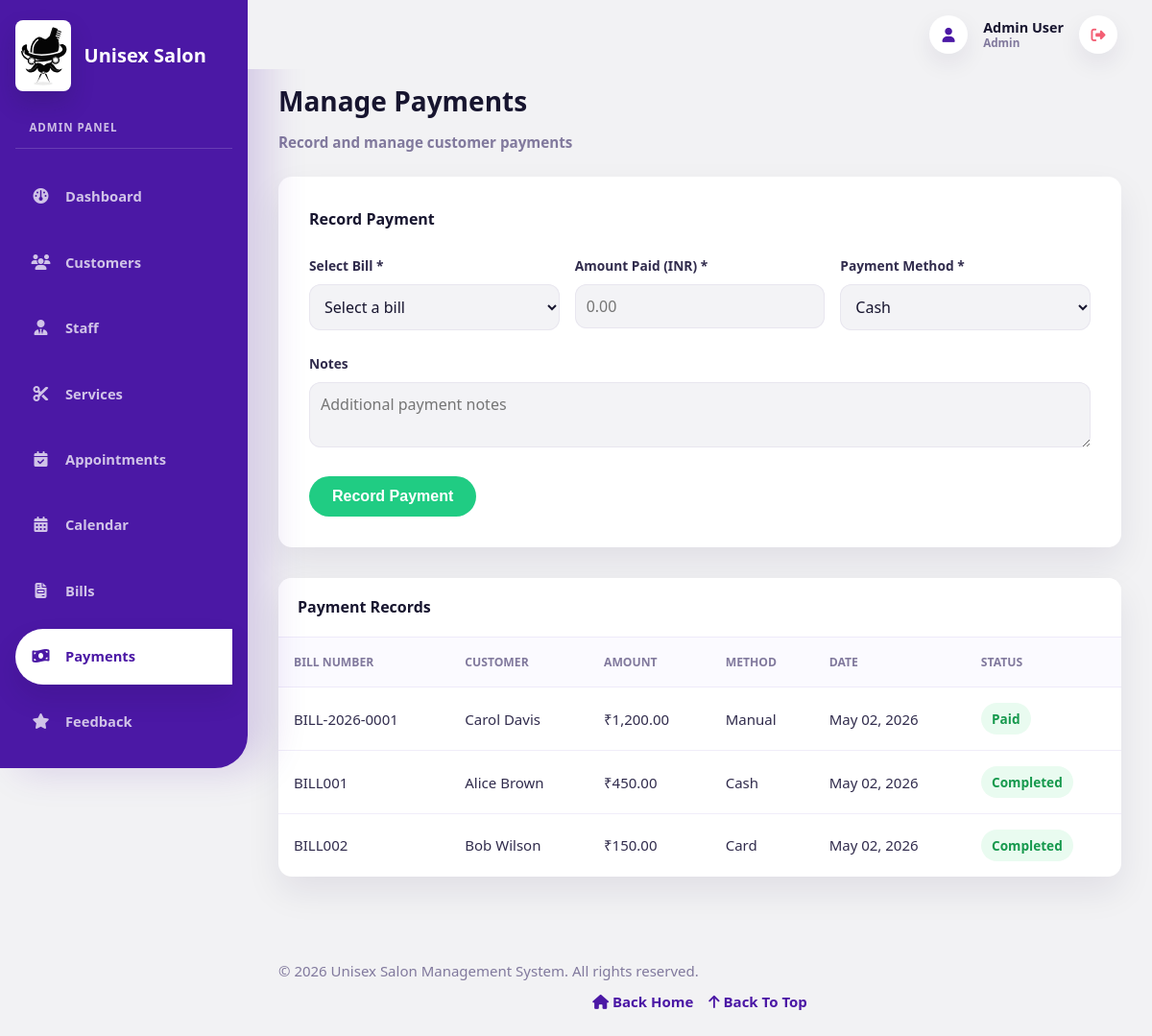
/admin/payments.php (signed in), run on the app's committed database.
### tables this page shows
CREATE TABLE `payments` (
  `id` int NOT NULL AUTO_INCREMENT,
  `bill_id` int NOT NULL,
  `customer_id` int NOT NULL,
  `amount` decimal(10,2) NOT NULL,
  `payment_method` enum('cash','card','check','online_transfer','razorpay','manual','pending') DEFAULT 'pending',
  `payment_date` date NOT NULL,
  `status` enum('pending','completed','failed','paid') DEFAULT 'pending',
  `transaction_id` varchar(100) DEFAULT NULL,
  `notes` text,
  `created_at` timestamp NULL DEFAULT CURRENT_TIMESTAMP,
  PRIMARY KEY (`id`),
  KEY `bill_id` (`bill_id`),
  KEY `idx_customer` (`customer_id`),
  KEY `idx_status` (`status`),
  CONSTRAINT `payments_ibfk_1` FOREIGN KEY (`bill_id`) REFERENCES `bills` (`id`) ON DELETE CASCADE,
  CONSTRAINT `payments_ibfk_2` FOREIGN KEY (`customer_id`) REFERENCES `customers` (`id`) ON DELETE CASCADE
);

CREATE TABLE `bills` (
  `id` int NOT NULL AUTO_INCREMENT,
  `appointment_id` int DEFAULT NULL,
  `customer_id` int NOT NULL,
  `bill_number` varchar(20) DEFAULT NULL,
  `bill_date` date NOT NULL,
  `total_amount` decimal(10,2) NOT NULL,
  `discount` decimal(10,2) DEFAULT '0.00',
  `final_amount` decimal(10,2) NOT NULL,
  `status` enum('draft','final','pending','paid','cancelled') DEFAULT 'pending',
  `notes` text,
  `created_at` timestamp NULL DEFAULT CURRENT_TIMESTAMP,
  `updated_at` timestamp NULL DEFAULT CURRENT_TIMESTAMP ON UPDATE CURRENT_TIMESTAMP,
  PRIMARY KEY (`id`),
  UNIQUE KEY `bill_number` (`bill_number`),
  KEY `appointment_id` (`appointment_id`),
  KEY `idx_customer` (`customer_id`),
  KEY `idx_date` (`bill_date`),
  CONSTRAINT `bills_ibfk_1` FOREIGN KEY (`appointment_id`) REFERENCES `appointments` (`id`) ON DELETE SET NULL,
  CONSTRAINT `bills_ibfk_2` FOREIGN KEY (`customer_id`) REFERENCES `customers` (`id`) ON DELETE CASCADE
);

CREATE TABLE `customers` (
  `id` int NOT NULL AUTO_INCREMENT,
  `name` varchar(100) NOT NULL,
  `email` varchar(100) NOT NULL,
  `password` varchar(255) NOT NULL,
  `phone` varchar(15) DEFAULT NULL,
  `gender` enum('Male','Female','Other') DEFAULT NULL,
  `date_of_birth` date DEFAULT NULL,
  `address` text,
  `last_login` timestamp NULL DEFAULT NULL,
  `city` varchar(50) DEFAULT NULL,
  `profile_image` varchar(255) DEFAULT NULL,
  `status` enum('active','inactive') DEFAULT 'active',
  `created_at` timestamp NULL DEFAULT CURRENT_TIMESTAMP,
  `updated_at` timestamp NULL DEFAULT CURRENT_TIMESTAMP ON UPDATE CURRENT_TIMESTAMP,
  PRIMARY KEY (`id`),
  UNIQUE KEY `email` (`email`),
  UNIQUE KEY `phone` (`phone`)
);

### config/db.php (called while the page is built, shortened)
<?php
$conn = new mysqli(DB_HOST, DB_USER, DB_PASSWORD, DB_NAME);
$conn->set_charset("utf8");
function fetchAll($query) {
    global $conn;
    $result = $conn->query($query);
    return $result->fetch_all(MYSQLI_ASSOC);
}
function formatCurrency($amount) {
    return '₹' . number_format((float)$amount, 2);
}
function formatDate($date) {
    return date('M d, Y', strtotime($date));
}
?>

### admin/payments.php (the view, shortened to what this page needs)
<?php
require_once '../config/db.php';
$payments = fetchAll("
    SELECT p.*, b.bill_number, c.name as customer_name
    FROM payments p
    JOIN bills b ON p.bill_id = b.id
    JOIN customers c ON p.customer_id = c.id
    ORDER BY p.created_at DESC
");
$pending_bills = fetchAll("
    SELECT b.* , c.name as customer_name
    FROM bills b
    JOIN customers c ON b.customer_id = c.id
    WHERE b.id NOT IN (SELECT DISTINCT bill_id FROM payments WHERE status = 'completed')
    ORDER BY b.bill_date DESC
");
?>
<!DOCTYPE html>
<html lang="en">
<head>
    <link rel="stylesheet" href="<?php echo BASE_URL; ?>assets/css/style.css">
</head>
<body>
    <?php include '../includes/header.php'; ?>
    <?php include '../includes/sidebar.php'; ?>
    <div class="main-content">
        <div class="page-header">
            <h1>Manage Payments</h1>
            <p>Record and manage customer payments</p>
        </div>
        <?php if (!empty($pending_bills)): ?>
            <div class="form-container">
                <h3 style="margin-bottom: 1.5rem; color: #8B5FBF;">Record Payment</h3>
                <form method="POST">
                    <div style="display: grid; grid-template-columns: repeat(auto-fit, minmax(250px, 1fr)); gap: 1rem;">
                        <div class="form-group">
                            <label for="bill_id">Select Bill *</label>
                            <select id="bill_id" name="bill_id" required onchange="updateAmount()">
                                <option value="">Select a bill</option>
                            </select>
                        </div>
                        <div class="form-group">
                            <label for="amount">Amount Paid (INR) *</label>
                            <input type="number" id="amount" name="amount" step="0.01" min="0" required placeholder="0.00">
                        </div>
                        <div class="form-group">
                            <label for="payment_method">Payment Method *</label>
                            <select id="payment_method" name="payment_method" required>
                                <option value="cash">Cash</option>
                            </select>
                        </div>
                    </div>
                    <div class="form-group">
                        <label for="notes">Notes</label>
                        <textarea id="notes" name="notes" placeholder="Additional payment notes"></textarea>
                    </div>
                    <button type="submit" class="btn btn-success">Record Payment</button>
                </form>
            </div>
        <?php endif; ?>
        <div class="table-container" style="margin-top: 2rem;">
            <div class="table-header">
                <h2>Payment Records</h2>
            </div>
            <table>
                <thead>
                    <tr>
                        <th>Bill Number</th>
                        <th>Customer</th>
                        <th>Amount</th>
                        <th>Method</th>
                        <th>Date</th>
                        <th>Status</th>
                    </tr>
                </thead>
                <tbody>
                    <?php if ($payments): ?>
                        <?php foreach ($payments as $payment): ?>
                            <tr>
                                <td><?php echo htmlspecialchars($payment['bill_number']); ?></td>
                                <td><?php echo htmlspecialchars($payment['customer_name']); ?></td>
                                <td><?php echo formatCurrency($payment['amount']); ?></td>
                                <td><?php echo htmlspecialchars(ucwords(str_replace('_', ' ', $payment['payment_method']))); ?></td>
                                <td><?php echo formatDate($payment['payment_date']); ?></td>
                                <td>
                                    <span class="badge badge-success"><?php echo ucfirst($payment['status']); ?></span>
                                </td>
                            </tr>
                        <?php endforeach; ?>
                    <?php else: ?>
                        <tr>
                            <td colspan="6" class="text-center">No payments recorded</td>
                        </tr>
                    <?php endif; ?>
                </tbody>
            </table>
        </div>
    </div>
    <?php include '../includes/footer.php'; ?>
</body>
</html>

### data on the page
payments: bill.bill_number "BILL-2026-0001", customer.name "Carol Davis", amount "₹1,200.00", payment_method "Manual", payment_date "May 02, 2026", status "Paid"
payments: bill.bill_number "BILL001", customer.name "Alice Brown", amount "₹450.00", payment_method "Cash", payment_date "May 02, 2026", status "Completed"
payments: bill.bill_number "BILL002", customer.name "Bob Wilson", amount "₹150.00", payment_method "Card", payment_date "May 02, 2026", status "Completed"

### other printed values
$_SESSION['name'] "Admin User"
$_SESSION['role'] "Admin"
